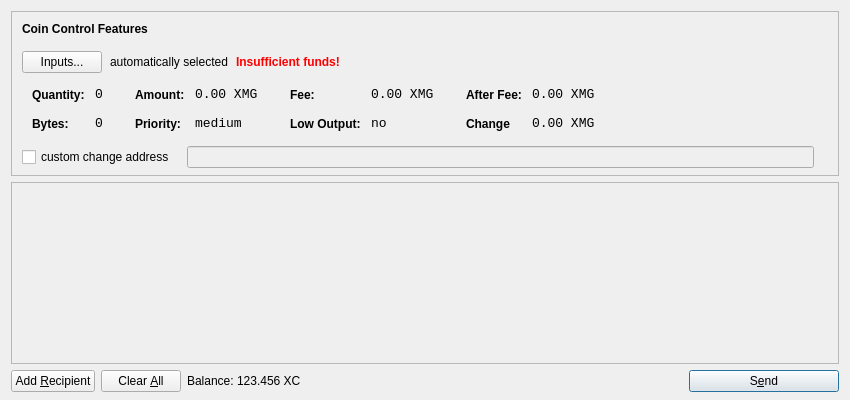
<?xml version="1.0" encoding="UTF-8"?>
<ui version="4.0">
 <class>SendCoinsDialog</class>
 <widget class="QDialog" name="SendCoinsDialog">
  <property name="geometry">
   <rect>
    <x>0</x>
    <y>0</y>
    <width>850</width>
    <height>400</height>
   </rect>
  </property>
  <property name="windowTitle">
   <string>Send Coins</string>
  </property>
  <layout class="QVBoxLayout" name="verticalLayout" stretch="0,1,0">
   <property name="bottomMargin">
    <number>8</number>
   </property>
   <item>
    <widget class="QFrame" name="frameCoinControl">
     <property name="sizePolicy">
      <sizepolicy hsizetype="Expanding" vsizetype="Expanding">
       <horstretch>0</horstretch>
       <verstretch>0</verstretch>
      </sizepolicy>
     </property>
     <property name="maximumSize">
      <size>
       <width>16777215</width>
       <height>16777215</height>
      </size>
     </property>
     <property name="frameShape">
      <enum>QFrame::StyledPanel</enum>
     </property>
     <property name="frameShadow">
      <enum>QFrame::Sunken</enum>
     </property>
     <layout class="QVBoxLayout" name="verticalLayoutCoinControl2">
      <property name="spacing">
       <number>6</number>
      </property>
      <property name="leftMargin">
       <number>0</number>
      </property>
      <property name="topMargin">
       <number>0</number>
      </property>
      <property name="rightMargin">
       <number>0</number>
      </property>
      <property name="bottomMargin">
       <number>6</number>
      </property>
      <item>
       <layout class="QVBoxLayout" name="verticalLayoutCoinControl" stretch="0,0,0,0,1">
        <property name="spacing">
         <number>0</number>
        </property>
        <property name="leftMargin">
         <number>10</number>
        </property>
        <property name="topMargin">
         <number>10</number>
        </property>
        <item>
         <layout class="QHBoxLayout" name="horizontalLayoutCoinControl1">
          <property name="bottomMargin">
           <number>15</number>
          </property>
          <item>
           <widget class="QLabel" name="labelCoinControlFeatures">
            <property name="sizePolicy">
             <sizepolicy hsizetype="Preferred" vsizetype="Maximum">
              <horstretch>0</horstretch>
              <verstretch>0</verstretch>
             </sizepolicy>
            </property>
            <property name="font">
             <font>
              <weight>75</weight>
              <bold>true</bold>
             </font>
            </property>
            <property name="styleSheet">
             <string notr="true">font-weight:bold;</string>
            </property>
            <property name="text">
             <string>Coin Control Features</string>
            </property>
           </widget>
          </item>
         </layout>
        </item>
        <item>
         <layout class="QHBoxLayout" name="horizontalLayoutCoinControl2" stretch="0,0,0,0">
          <property name="spacing">
           <number>8</number>
          </property>
          <property name="bottomMargin">
           <number>10</number>
          </property>
          <item>
           <widget class="QPushButton" name="pushButtonCoinControl">
            <property name="styleSheet">
             <string notr="true"/>
            </property>
            <property name="text">
             <string>Inputs...</string>
            </property>
           </widget>
          </item>
          <item>
           <widget class="QLabel" name="labelCoinControlAutomaticallySelected">
            <property name="text">
             <string>automatically selected</string>
            </property>
            <property name="margin">
             <number>5</number>
            </property>
           </widget>
          </item>
          <item>
           <widget class="QLabel" name="labelCoinControlInsuffFunds">
            <property name="font">
             <font>
              <weight>75</weight>
              <bold>true</bold>
             </font>
            </property>
            <property name="styleSheet">
             <string notr="true">color:red;font-weight:bold;</string>
            </property>
            <property name="text">
             <string>Insufficient funds!</string>
            </property>
            <property name="margin">
             <number>5</number>
            </property>
           </widget>
          </item>
          <item>
           <spacer name="horizontalSpacerCoinControl">
            <property name="orientation">
             <enum>Qt::Horizontal</enum>
            </property>
            <property name="sizeHint" stdset="0">
             <size>
              <width>40</width>
              <height>1</height>
             </size>
            </property>
           </spacer>
          </item>
         </layout>
        </item>
        <item>
         <widget class="QWidget" name="widgetCoinControl" native="true">
          <property name="sizePolicy">
           <sizepolicy hsizetype="Preferred" vsizetype="Preferred">
            <horstretch>0</horstretch>
            <verstretch>0</verstretch>
           </sizepolicy>
          </property>
          <property name="minimumSize">
           <size>
            <width>0</width>
            <height>0</height>
           </size>
          </property>
          <property name="styleSheet">
           <string notr="true"/>
          </property>
          <layout class="QHBoxLayout" name="horizontalLayoutCoinControl5">
           <property name="leftMargin">
            <number>0</number>
           </property>
           <property name="topMargin">
            <number>0</number>
           </property>
           <property name="rightMargin">
            <number>0</number>
           </property>
           <property name="bottomMargin">
            <number>0</number>
           </property>
           <item>
            <layout class="QHBoxLayout" name="horizontalLayoutCoinControl3" stretch="0,0,0,1">
             <property name="spacing">
              <number>20</number>
             </property>
             <property name="topMargin">
              <number>0</number>
             </property>
             <property name="bottomMargin">
              <number>10</number>
             </property>
             <item>
              <layout class="QFormLayout" name="formLayoutCoinControl1">
               <property name="horizontalSpacing">
                <number>10</number>
               </property>
               <property name="verticalSpacing">
                <number>14</number>
               </property>
               <property name="leftMargin">
                <number>10</number>
               </property>
               <property name="topMargin">
                <number>4</number>
               </property>
               <property name="rightMargin">
                <number>6</number>
               </property>
               <item row="0" column="0">
                <widget class="QLabel" name="labelCoinControlQuantityText">
                 <property name="styleSheet">
                  <string notr="true">font-weight:bold;</string>
                 </property>
                 <property name="text">
                  <string>Quantity:</string>
                 </property>
                 <property name="margin">
                  <number>0</number>
                 </property>
                </widget>
               </item>
               <item row="0" column="1">
                <widget class="QLabel" name="labelCoinControlQuantity">
                 <property name="font">
                  <font>
                   <family>Monospace</family>
                   <pointsize>10</pointsize>
                  </font>
                 </property>
                 <property name="cursor">
                  <cursorShape>IBeamCursor</cursorShape>
                 </property>
                 <property name="contextMenuPolicy">
                  <enum>Qt::ActionsContextMenu</enum>
                 </property>
                 <property name="text">
                  <string>0</string>
                 </property>
                 <property name="margin">
                  <number>0</number>
                 </property>
                 <property name="textInteractionFlags">
                  <set>Qt::LinksAccessibleByMouse|Qt::TextSelectableByKeyboard|Qt::TextSelectableByMouse</set>
                 </property>
                </widget>
               </item>
               <item row="1" column="0">
                <widget class="QLabel" name="labelCoinControlBytesText">
                 <property name="styleSheet">
                  <string notr="true">font-weight:bold;</string>
                 </property>
                 <property name="text">
                  <string>Bytes:</string>
                 </property>
                </widget>
               </item>
               <item row="1" column="1">
                <widget class="QLabel" name="labelCoinControlBytes">
                 <property name="font">
                  <font>
                   <family>Monospace</family>
                   <pointsize>10</pointsize>
                  </font>
                 </property>
                 <property name="cursor">
                  <cursorShape>IBeamCursor</cursorShape>
                 </property>
                 <property name="contextMenuPolicy">
                  <enum>Qt::ActionsContextMenu</enum>
                 </property>
                 <property name="text">
                  <string>0</string>
                 </property>
                 <property name="textInteractionFlags">
                  <set>Qt::LinksAccessibleByMouse|Qt::TextSelectableByKeyboard|Qt::TextSelectableByMouse</set>
                 </property>
                </widget>
               </item>
              </layout>
             </item>
             <item>
              <layout class="QFormLayout" name="formLayoutCoinControl2">
               <property name="horizontalSpacing">
                <number>10</number>
               </property>
               <property name="verticalSpacing">
                <number>14</number>
               </property>
               <property name="leftMargin">
                <number>6</number>
               </property>
               <property name="topMargin">
                <number>4</number>
               </property>
               <property name="rightMargin">
                <number>6</number>
               </property>
               <item row="0" column="0">
                <widget class="QLabel" name="labelCoinControlAmountText">
                 <property name="styleSheet">
                  <string notr="true">font-weight:bold;</string>
                 </property>
                 <property name="text">
                  <string>Amount:</string>
                 </property>
                 <property name="margin">
                  <number>0</number>
                 </property>
                </widget>
               </item>
               <item row="0" column="1">
                <widget class="QLabel" name="labelCoinControlAmount">
                 <property name="font">
                  <font>
                   <family>Monospace</family>
                   <pointsize>10</pointsize>
                  </font>
                 </property>
                 <property name="cursor">
                  <cursorShape>IBeamCursor</cursorShape>
                 </property>
                 <property name="contextMenuPolicy">
                  <enum>Qt::ActionsContextMenu</enum>
                 </property>
                 <property name="text">
                  <string>0.00 XMG</string>
                 </property>
                 <property name="textInteractionFlags">
                  <set>Qt::LinksAccessibleByMouse|Qt::TextSelectableByKeyboard|Qt::TextSelectableByMouse</set>
                 </property>
                </widget>
               </item>
               <item row="1" column="0">
                <widget class="QLabel" name="labelCoinControlPriorityText">
                 <property name="styleSheet">
                  <string notr="true">font-weight:bold;</string>
                 </property>
                 <property name="text">
                  <string>Priority:</string>
                 </property>
                </widget>
               </item>
               <item row="1" column="1">
                <widget class="QLabel" name="labelCoinControlPriority">
                 <property name="font">
                  <font>
                   <family>Monospace</family>
                   <pointsize>10</pointsize>
                  </font>
                 </property>
                 <property name="cursor">
                  <cursorShape>IBeamCursor</cursorShape>
                 </property>
                 <property name="contextMenuPolicy">
                  <enum>Qt::ActionsContextMenu</enum>
                 </property>
                 <property name="text">
                  <string>medium</string>
                 </property>
                 <property name="textInteractionFlags">
                  <set>Qt::LinksAccessibleByMouse|Qt::TextSelectableByKeyboard|Qt::TextSelectableByMouse</set>
                 </property>
                </widget>
               </item>
              </layout>
             </item>
             <item>
              <layout class="QFormLayout" name="formLayoutCoinControl3">
               <property name="horizontalSpacing">
                <number>10</number>
               </property>
               <property name="verticalSpacing">
                <number>14</number>
               </property>
               <property name="leftMargin">
                <number>6</number>
               </property>
               <property name="topMargin">
                <number>4</number>
               </property>
               <property name="rightMargin">
                <number>6</number>
               </property>
               <item row="0" column="0">
                <widget class="QLabel" name="labelCoinControlFeeText">
                 <property name="styleSheet">
                  <string notr="true">font-weight:bold;</string>
                 </property>
                 <property name="text">
                  <string>Fee:</string>
                 </property>
                 <property name="margin">
                  <number>0</number>
                 </property>
                </widget>
               </item>
               <item row="0" column="1">
                <widget class="QLabel" name="labelCoinControlFee">
                 <property name="font">
                  <font>
                   <family>Monospace</family>
                   <pointsize>10</pointsize>
                  </font>
                 </property>
                 <property name="cursor">
                  <cursorShape>IBeamCursor</cursorShape>
                 </property>
                 <property name="contextMenuPolicy">
                  <enum>Qt::ActionsContextMenu</enum>
                 </property>
                 <property name="text">
                  <string>0.00 XMG</string>
                 </property>
                 <property name="textInteractionFlags">
                  <set>Qt::LinksAccessibleByMouse|Qt::TextSelectableByKeyboard|Qt::TextSelectableByMouse</set>
                 </property>
                </widget>
               </item>
               <item row="1" column="0">
                <widget class="QLabel" name="labelCoinControlLowOutputText">
                 <property name="styleSheet">
                  <string notr="true">font-weight:bold;</string>
                 </property>
                 <property name="text">
                  <string>Low Output:</string>
                 </property>
                </widget>
               </item>
               <item row="1" column="1">
                <widget class="QLabel" name="labelCoinControlLowOutput">
                 <property name="font">
                  <font>
                   <family>Monospace</family>
                   <pointsize>10</pointsize>
                  </font>
                 </property>
                 <property name="cursor">
                  <cursorShape>IBeamCursor</cursorShape>
                 </property>
                 <property name="contextMenuPolicy">
                  <enum>Qt::ActionsContextMenu</enum>
                 </property>
                 <property name="text">
                  <string>no</string>
                 </property>
                 <property name="textInteractionFlags">
                  <set>Qt::LinksAccessibleByMouse|Qt::TextSelectableByKeyboard|Qt::TextSelectableByMouse</set>
                 </property>
                </widget>
               </item>
              </layout>
             </item>
             <item>
              <layout class="QFormLayout" name="formLayoutCoinControl4">
               <property name="horizontalSpacing">
                <number>10</number>
               </property>
               <property name="verticalSpacing">
                <number>14</number>
               </property>
               <property name="leftMargin">
                <number>6</number>
               </property>
               <property name="topMargin">
                <number>4</number>
               </property>
               <property name="rightMargin">
                <number>6</number>
               </property>
               <item row="0" column="0">
                <widget class="QLabel" name="labelCoinControlAfterFeeText">
                 <property name="styleSheet">
                  <string notr="true">font-weight:bold;</string>
                 </property>
                 <property name="text">
                  <string>After Fee:</string>
                 </property>
                 <property name="margin">
                  <number>0</number>
                 </property>
                </widget>
               </item>
               <item row="0" column="1">
                <widget class="QLabel" name="labelCoinControlAfterFee">
                 <property name="font">
                  <font>
                   <family>Monospace</family>
                   <pointsize>10</pointsize>
                  </font>
                 </property>
                 <property name="cursor">
                  <cursorShape>IBeamCursor</cursorShape>
                 </property>
                 <property name="contextMenuPolicy">
                  <enum>Qt::ActionsContextMenu</enum>
                 </property>
                 <property name="text">
                  <string>0.00 XMG</string>
                 </property>
                 <property name="textInteractionFlags">
                  <set>Qt::LinksAccessibleByMouse|Qt::TextSelectableByKeyboard|Qt::TextSelectableByMouse</set>
                 </property>
                </widget>
               </item>
               <item row="1" column="0">
                <widget class="QLabel" name="labelCoinControlChangeText">
                 <property name="styleSheet">
                  <string notr="true">font-weight:bold;</string>
                 </property>
                 <property name="text">
                  <string>Change</string>
                 </property>
                </widget>
               </item>
               <item row="1" column="1">
                <widget class="QLabel" name="labelCoinControlChange">
                 <property name="font">
                  <font>
                   <family>Monospace</family>
                   <pointsize>10</pointsize>
                  </font>
                 </property>
                 <property name="cursor">
                  <cursorShape>IBeamCursor</cursorShape>
                 </property>
                 <property name="contextMenuPolicy">
                  <enum>Qt::ActionsContextMenu</enum>
                 </property>
                 <property name="text">
                  <string>0.00 XMG</string>
                 </property>
                 <property name="textInteractionFlags">
                  <set>Qt::LinksAccessibleByMouse|Qt::TextSelectableByKeyboard|Qt::TextSelectableByMouse</set>
                 </property>
                </widget>
               </item>
              </layout>
             </item>
            </layout>
           </item>
          </layout>
         </widget>
        </item>
        <item>
         <layout class="QHBoxLayout" name="horizontalLayoutCoinControl4" stretch="0,0,0">
          <property name="spacing">
           <number>12</number>
          </property>
          <property name="sizeConstraint">
           <enum>QLayout::SetDefaultConstraint</enum>
          </property>
          <property name="topMargin">
           <number>5</number>
          </property>
          <property name="rightMargin">
           <number>5</number>
          </property>
          <item>
           <widget class="QCheckBox" name="checkBoxCoinControlChange">
            <property name="text">
             <string>custom change address</string>
            </property>
           </widget>
          </item>
          <item>
           <widget class="QLineEdit" name="lineEditCoinControlChange">
            <property name="enabled">
             <bool>false</bool>
            </property>
            <property name="sizePolicy">
             <sizepolicy hsizetype="Expanding" vsizetype="Fixed">
              <horstretch>0</horstretch>
              <verstretch>0</verstretch>
             </sizepolicy>
            </property>
           </widget>
          </item>
          <item>
           <widget class="QLabel" name="labelCoinControlChangeLabel">
            <property name="sizePolicy">
             <sizepolicy hsizetype="Preferred" vsizetype="Expanding">
              <horstretch>0</horstretch>
              <verstretch>0</verstretch>
             </sizepolicy>
            </property>
            <property name="minimumSize">
             <size>
              <width>0</width>
              <height>0</height>
             </size>
            </property>
            <property name="text">
             <string/>
            </property>
            <property name="margin">
             <number>3</number>
            </property>
           </widget>
          </item>
         </layout>
        </item>
        <item>
         <spacer name="verticalSpacerCoinControl">
          <property name="orientation">
           <enum>Qt::Vertical</enum>
          </property>
          <property name="sizeHint" stdset="0">
           <size>
            <width>800</width>
            <height>1</height>
           </size>
          </property>
         </spacer>
        </item>
       </layout>
      </item>
     </layout>
    </widget>
   </item>
   <item>
    <widget class="QScrollArea" name="scrollArea">
     <property name="widgetResizable">
      <bool>true</bool>
     </property>
     <widget class="QWidget" name="scrollAreaWidgetContents">
      <property name="geometry">
       <rect>
        <x>0</x>
        <y>0</y>
        <width>828</width>
        <height>162</height>
       </rect>
      </property>
      <layout class="QVBoxLayout" name="verticalLayout_2">
       <property name="leftMargin">
        <number>0</number>
       </property>
       <property name="topMargin">
        <number>0</number>
       </property>
       <property name="rightMargin">
        <number>0</number>
       </property>
       <property name="bottomMargin">
        <number>0</number>
       </property>
       <item>
        <layout class="QVBoxLayout" name="entries">
         <property name="spacing">
          <number>6</number>
         </property>
        </layout>
       </item>
       <item>
        <spacer name="verticalSpacer">
         <property name="orientation">
          <enum>Qt::Vertical</enum>
         </property>
         <property name="sizeHint" stdset="0">
          <size>
           <width>20</width>
           <height>40</height>
          </size>
         </property>
        </spacer>
       </item>
      </layout>
     </widget>
    </widget>
   </item>
   <item>
    <layout class="QHBoxLayout" name="horizontalLayout">
     <item>
      <widget class="QPushButton" name="addButton">
       <property name="toolTip">
        <string>Send to multiple recipients at once</string>
       </property>
       <property name="text">
        <string>Add &amp;Recipient</string>
       </property>
       <property name="icon">
        <iconset resource="../bitcoin.qrc">
         <normaloff>:/icons/add</normaloff>:/icons/add</iconset>
       </property>
       <property name="autoDefault">
        <bool>false</bool>
       </property>
      </widget>
     </item>
     <item>
      <widget class="QPushButton" name="clearButton">
       <property name="sizePolicy">
        <sizepolicy hsizetype="Minimum" vsizetype="Fixed">
         <horstretch>0</horstretch>
         <verstretch>0</verstretch>
        </sizepolicy>
       </property>
       <property name="toolTip">
        <string>Remove all transaction fields</string>
       </property>
       <property name="text">
        <string>Clear &amp;All</string>
       </property>
       <property name="icon">
        <iconset resource="../bitcoin.qrc">
         <normaloff>:/icons/remove</normaloff>:/icons/remove</iconset>
       </property>
       <property name="autoRepeatDelay">
        <number>300</number>
       </property>
       <property name="autoDefault">
        <bool>false</bool>
       </property>
      </widget>
     </item>
     <item>
      <layout class="QHBoxLayout" name="horizontalLayout_2">
       <property name="spacing">
        <number>3</number>
       </property>
       <item>
        <widget class="QLabel" name="label">
         <property name="sizePolicy">
          <sizepolicy hsizetype="Preferred" vsizetype="Fixed">
           <horstretch>0</horstretch>
           <verstretch>0</verstretch>
          </sizepolicy>
         </property>
         <property name="text">
          <string>Balance:</string>
         </property>
        </widget>
       </item>
       <item>
        <widget class="QLabel" name="labelBalance">
         <property name="sizePolicy">
          <sizepolicy hsizetype="Preferred" vsizetype="Fixed">
           <horstretch>0</horstretch>
           <verstretch>0</verstretch>
          </sizepolicy>
         </property>
         <property name="cursor">
          <cursorShape>IBeamCursor</cursorShape>
         </property>
         <property name="text">
          <string>123.456 XC</string>
         </property>
         <property name="textInteractionFlags">
          <set>Qt::LinksAccessibleByMouse|Qt::TextSelectableByKeyboard|Qt::TextSelectableByMouse</set>
         </property>
        </widget>
       </item>
      </layout>
     </item>
     <item>
      <spacer name="horizontalSpacer">
       <property name="orientation">
        <enum>Qt::Horizontal</enum>
       </property>
       <property name="sizeHint" stdset="0">
        <size>
         <width>40</width>
         <height>20</height>
        </size>
       </property>
      </spacer>
     </item>
     <item>
      <widget class="QPushButton" name="sendButton">
       <property name="minimumSize">
        <size>
         <width>150</width>
         <height>0</height>
        </size>
       </property>
       <property name="toolTip">
        <string>Confirm the send action</string>
       </property>
       <property name="text">
        <string>S&amp;end</string>
       </property>
       <property name="icon">
        <iconset resource="../bitcoin.qrc">
         <normaloff>:/icons/send</normaloff>:/icons/send</iconset>
       </property>
       <property name="default">
        <bool>true</bool>
       </property>
      </widget>
     </item>
    </layout>
   </item>
  </layout>
 </widget>
 <resources>
  <include location="../bitcoin.qrc"/>
 </resources>
 <connections/>
</ui>
